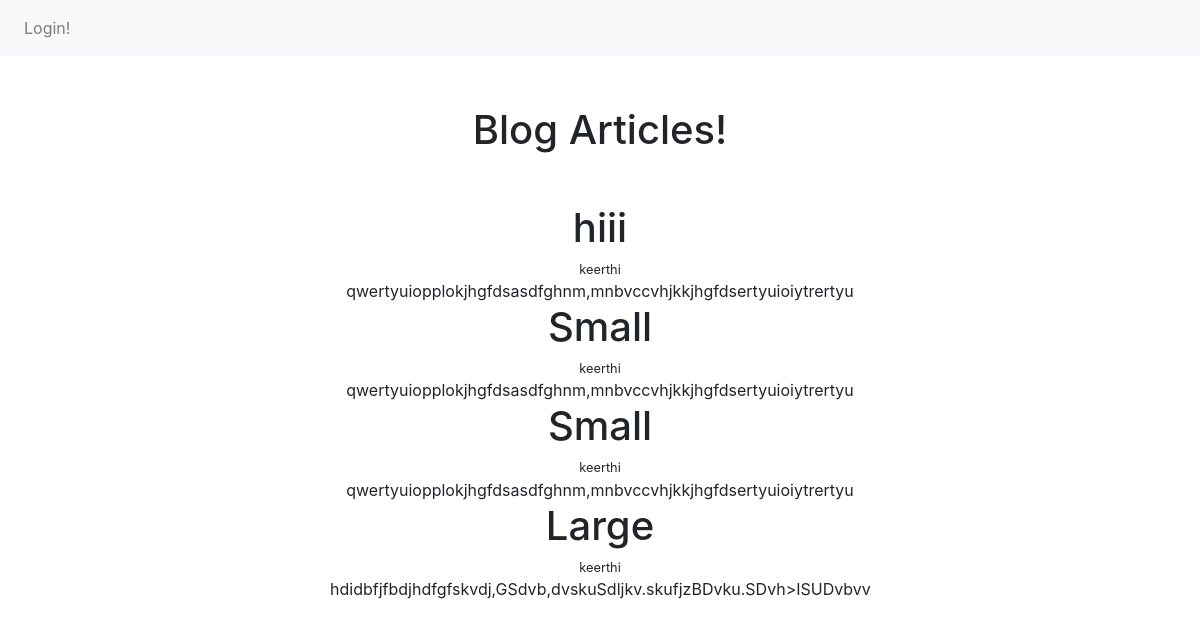
The page / on the database its author committed.
### blog/models.py (models this page shows)
class BlogArticle(models.Model):
    title = models.CharField(max_length=100)
    blog_content = models.TextField()
    author = models.ForeignKey(User)

### blog/views.py (the view, shortened to what this page needs)
# urls.py: url(r'^',views.index),
def index(request):
    blogs = BlogArticle.objects.all()
    return render(request,'main.html',{'testvar':'hiikeerthi','blogs':blogs,'user':None})

### blog/templates/main.html (shortened to what this page needs)
<html>
    <head>
        <link rel="stylesheet" href="https://stackpath.bootstrapcdn.com/bootstrap/4.5.0/css/bootstrap.min.css">
    </head>
    <body>
            <nav class="navbar navbar-expand-lg navbar-light bg-light">
                <div class="collapse navbar-collapse" id="navbarNavAltMarkup">
                  <div class="navbar-nav">
                    <a class="nav-item nav-link" href="#" data-toggle="modal" data-target="#login">Login!</a>
                  </div>
                </div>
            </nav>
            <div class="page-header centerdiv">
                <h1>Blog Articles!</h1>
            </div>
           <div class="blog-well centerdiv">
               {% for blog in blogs %}
                    <div>
                        <div class="page-header">
                            <h1>{{ blog.title }}</h1>
                            <small>{{ blog.author }}</small>
                        </div>
                        {{ blog.blog_content }}
                    </div>
                {% endfor %}
           </div>
    </body>
</html>

### blog/templates/main.html (style rules this page uses)
.centerdiv { width: 45%; margin-left: auto; margin-right: auto; margin-top: 50px; text-align: center; }

### rows shown on the page
BlogArticle: title "hiii", author "keerthi", blog_content "qwertyuiopplokjhgfdsasdfghnm,mnbvccvhjkkjhgfdsertyuioiytrertyu"
BlogArticle: title "Small", author "keerthi", blog_content "qwertyuiopplokjhgfdsasdfghnm,mnbvccvhjkkjhgfdsertyuioiytrertyu"
BlogArticle: title "Small", author "keerthi", blog_content "qwertyuiopplokjhgfdsasdfghnm,mnbvccvhjkkjhgfdsertyuioiytrertyu"
BlogArticle: title "Large", author "keerthi", blog_content "hdidbfjfbdjhdfgfskvdj,GSdvb,dvskuSdljkv.skufjzBDvku.SDvh>ISUDvbvv"
